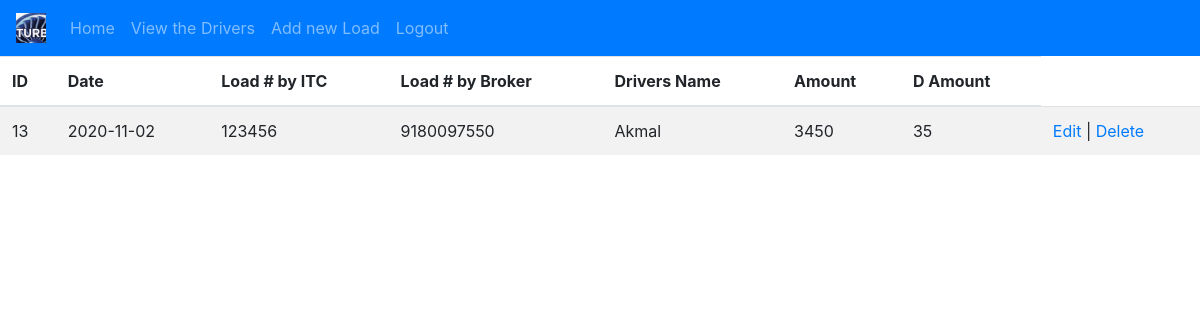
Screenshot of /dispatchers/view.php (signed in) with the database file from the repository.
### tables this page shows
CREATE TABLE `loads` (
  `id` int(3) NOT NULL,
  `sana` varchar(20) NOT NULL,
  `load_itc` varchar(20) NOT NULL,
  `drivers_name` varchar(50) NOT NULL,
  `amount` decimal(6,0) NOT NULL,
  `amount_d` decimal(6,0) NOT NULL,
  `login_id` int(5) NOT NULL,
  `load_broker` varchar(50) NOT NULL
);

### dispatchers/view.php (the view, shortened to what this page needs)
<?php
include_once("../connection.php");
  $result = mysqli_query($mysqli, "SELECT * FROM loads where login_id=".$_SESSION['id']." ORDER BY id ASC");
?>
<!doctype html>
<html lang="en">
  <head>
    <link rel="stylesheet" href="https://cdn.jsdelivr.net/npm/bootstrap@4.5.3/dist/css/bootstrap.min.css">
  </head>
  <body>
      <nav class="navbar navbar-expand-lg navbar-dark bg-primary">
  <a class="navbar-brand" href="#">
  <img src="../images/logo.jpg" width="30" height="30" class="d-inline-block align-top" alt="" loading="lazy">
  </a>
  <div class="collapse navbar-collapse" id="navbarNavAltMarkup">
    <div class="navbar-nav">
      <a class="nav-link" href="../index.php">Home</a>
      <a class="nav-link" href="../view.php ">View the Drivers</a>
      <a class="nav-link" href="add.html">Add new Load</a>
      <a class="nav-link" href="../logout.php">Logout</a>
    </div>
  </div>
</nav>
<table class="table table-striped">
  <thead>
    <tr>
      <th scope="col">ID</th>
      <th scope="col">Date</th>
      <th scope="col">Load # by ITC</th>
      <th scope="col">Load # by Broker</th>
      <th scope="col">Drivers Name</th>
      <th scope="col">Amount</th>
      <th scope="col">D Amount</th>
    </tr>
    </thead>
  <tbody>
    <?php
if ($result) {
    if($result->num_rows === 0)
    {
        echo 'No Data';
    }
    else
    {
        while($res = mysqli_fetch_array($result)) {
          echo "<tr>";
          echo "<td>".$res['id']."</td>";
       echo "<td>".$res['sana']."</td>";
          echo "<td>".$res['load_itc']."</td>";
          echo "<td>".$res['load_broker']."</td>";
          echo "<td>".$res['drivers_name']."</td>";
          echo "<td>".$res['amount']."</td>";
          echo "<td>".$res['amount_d']."</td>";	echo "<td><a href=\"edit.php?id=$res[id]\">Edit</a> | <a href=\"delete.php?id=$res[id]\" onClick=\"return confirm('Are you sure you want to delete?')\">Delete</a></td>";
        }
    }
}
		?>
    </tbody>
</table>
  </body>
</html>

### rows the page displays
loads: id "13", sana "2020-11-02", load_itc "123456", load_broker "9180097550", drivers_name "Akmal", amount "3450", amount_d "35"
